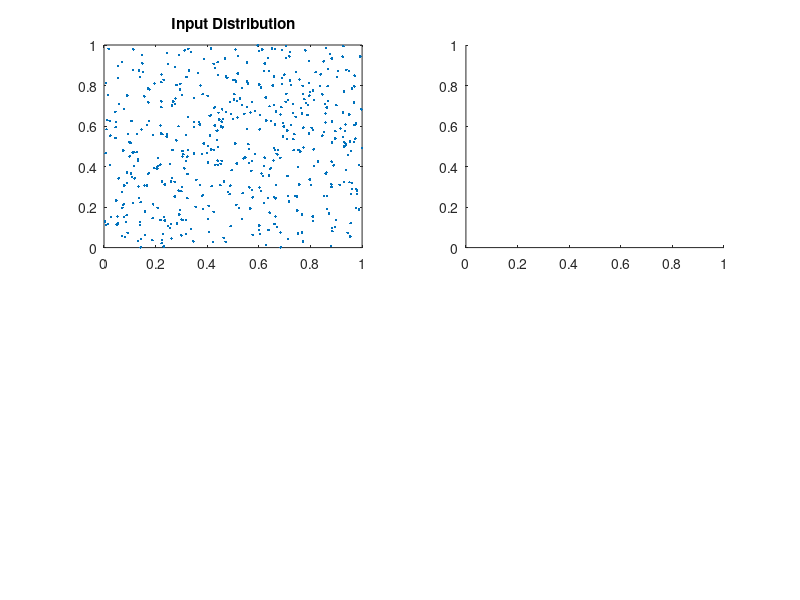

This chart was generated by the following MATLAB code: (Note: this script raises an error after producing the figure.)
% This script runs the som_2d algorithm through the ordering and 
% convergence phases.
%
% Hugh Pasika 1997

clf
P=rand(500,2);
subplot(2,2,1)
plot(P(:,1),P(:,2),'.')
title('Input Distribution')
drawnow

subplot(2,2,2)
W=(rand(10,10,2)*.2)-.1;
som_pl_map(W,1,2)
title('Initial Weights')
set(gca,'Box','On')
drawnow

subplot(2,2,3)
[W1 p1]=som_2d(P,10,10,10,[.01,8],W);
som_pl_map(W1,1,2)
title('Ordering Phase')
set(gca,'Box','On')
drawnow

subplot(2,2,4)
W=som_2d(P,10,10,200,[p1(1) .001 p1(2) 0],W1);
som_pl_map(W,1,2)
title('Convergence Phase')
set(gca,'Box','On')
drawnow
